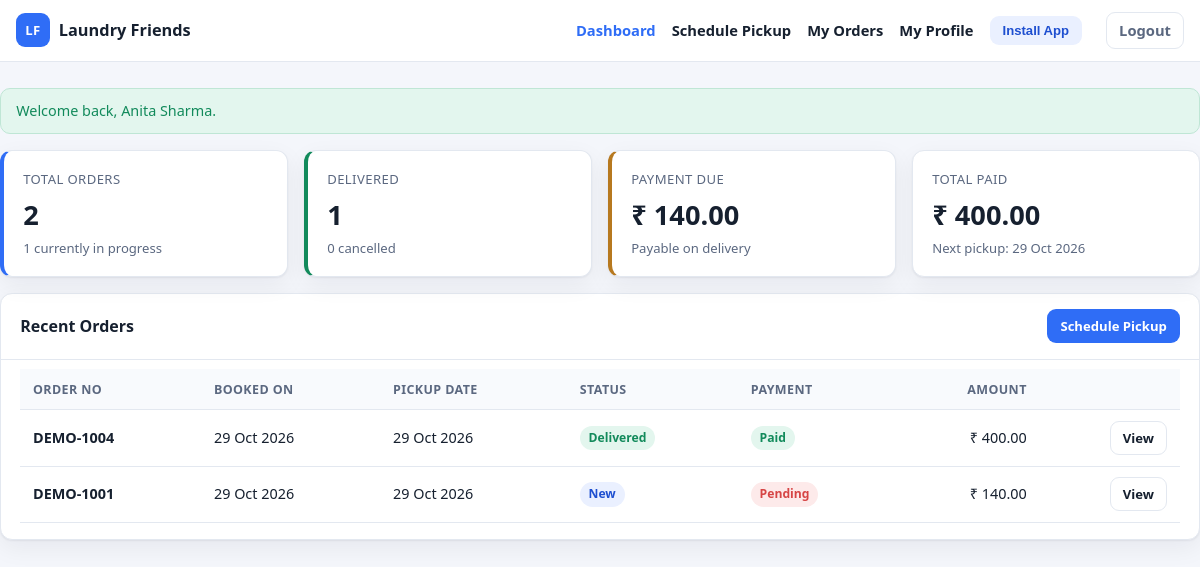
The page /customer/index.php (signed in) on the database its author committed.
### tables this page shows
CREATE TABLE IF NOT EXISTS customers (
  id INT UNSIGNED AUTO_INCREMENT PRIMARY KEY,
  user_id INT UNSIGNED NULL,
  name VARCHAR(100) NOT NULL,
  phone VARCHAR(20) NOT NULL,
  phone_key VARCHAR(20) NULL,
  email VARCHAR(150) NULL,
  address TEXT NULL,
  landmark VARCHAR(150) NULL,
  city VARCHAR(80) NULL,
  pincode VARCHAR(10) NULL,
  latitude DECIMAL(10,7) NULL,
  longitude DECIMAL(10,7) NULL,
  place_id VARCHAR(255) NULL,
  notes TEXT NULL,
  created_by INT UNSIGNED NULL,
  created_at DATETIME NOT NULL DEFAULT CURRENT_TIMESTAMP,
  updated_at DATETIME NOT NULL DEFAULT CURRENT_TIMESTAMP ON UPDATE CURRENT_TIMESTAMP,
  UNIQUE KEY uq_customers_user (user_id),
  UNIQUE KEY uq_customers_phone_key (phone_key),
  KEY idx_customers_phone (phone)
);

CREATE TABLE IF NOT EXISTS users (
  id INT UNSIGNED AUTO_INCREMENT PRIMARY KEY,
  role ENUM('super_admin','admin','staff','customer') NOT NULL DEFAULT 'customer',
  name VARCHAR(100) NOT NULL,
  email VARCHAR(150) NULL,
  phone VARCHAR(20) NULL,
  phone_key VARCHAR(20) NULL,
  password_hash VARCHAR(255) NOT NULL,
  is_active TINYINT(1) NOT NULL DEFAULT 1,
  must_change_password TINYINT(1) NOT NULL DEFAULT 0,
  last_login_at DATETIME NULL,
  created_by INT UNSIGNED NULL,
  created_at DATETIME NOT NULL DEFAULT CURRENT_TIMESTAMP,
  updated_at DATETIME NOT NULL DEFAULT CURRENT_TIMESTAMP ON UPDATE CURRENT_TIMESTAMP,
  UNIQUE KEY uq_users_email (email),
  UNIQUE KEY uq_users_phone_key (phone_key),
  KEY idx_users_role (role),
  KEY idx_users_active (is_active)
);

CREATE TABLE IF NOT EXISTS orders (
  id INT UNSIGNED AUTO_INCREMENT PRIMARY KEY,
  order_number VARCHAR(30) NOT NULL,
  customer_id INT UNSIGNED NOT NULL,
  source ENUM('customer','admin') NOT NULL DEFAULT 'admin',
  pricing_mode ENUM('per_item','per_kg') NOT NULL DEFAULT 'per_item',
  status ENUM('new','pickup_assigned','picked_up','processing','ready_for_delivery','out_for_delivery','delivered','cancelled') NOT NULL DEFAULT 'new',
  payment_status ENUM('pending','partial','paid') NOT NULL DEFAULT 'pending',
  order_date DATE NOT NULL,
  scheduled_pickup_date DATE NULL,
  scheduled_delivery_date DATE NULL,
  contact_name VARCHAR(100) NOT NULL,
  contact_phone VARCHAR(20) NOT NULL,
  delivery_address TEXT NOT NULL,
  pickup_latitude DECIMAL(10,7) NULL,
  pickup_longitude DECIMAL(10,7) NULL,
  pickup_place_id VARCHAR(255) NULL,
  pickup_staff_id INT UNSIGNED NULL,
  delivery_staff_id INT UNSIGNED NULL,
  pickup_assigned_at DATETIME NULL,
  delivery_assigned_at DATETIME NULL,
  pickup_completed_at DATETIME NULL,
  delivery_completed_at DATETIME NULL,
  subtotal DECIMAL(12,2) NOT NULL DEFAULT 0,
  discount_amount DECIMAL(12,2) NOT NULL DEFAULT 0,
  delivery_charge DECIMAL(12,2) NOT NULL DEFAULT 0,
  tax_amount DECIMAL(12,2) NOT NULL DEFAULT 0,
  total_amount DECIMAL(12,2) NOT NULL DEFAULT 0,
  paid_amount DECIMAL(12,2) NOT NULL DEFAULT 0,
  notes TEXT NULL,
  staff_notes TEXT NULL,
  created_by INT UNSIGNED NULL,
  created_at DATETIME NOT NULL DEFAULT CURRENT_TIMESTAMP,
  updated_at DATETIME NOT NULL DEFAULT CURRENT_TIMESTAMP ON UPDATE CURRENT_TIMESTAMP,
  UNIQUE KEY uq_orders_number (order_number),
  KEY idx_orders_customer (customer_id),
  KEY idx_orders_status (status),
  KEY idx_orders_pickup_staff (pickup_staff_id),
  KEY idx_orders_delivery_staff (delivery_staff_id),
  KEY idx_orders_payment (payment_status),
  KEY idx_orders_date (order_date)
);

### config/db.php (called while the page is built, shortened)
<?php
function db(): PDO
{
    static $pdo = null;
    if ($pdo instanceof PDO) {
        return $pdo;
    }
    $dsn = 'mysql:host=' . DB_HOST . ';port=' . DB_PORT . ';dbname=' . DB_NAME . ';charset=utf8mb4';
    try {
        $pdo = new PDO($dsn, DB_USER, DB_PASS, [
            PDO::ATTR_ERRMODE => PDO::ERRMODE_EXCEPTION,
            PDO::ATTR_DEFAULT_FETCH_MODE => PDO::FETCH_ASSOC,
            PDO::ATTR_EMULATE_PREPARES => false,
        ]);
        $pdo->exec("SET time_zone = '" . DB_TIMEZONE . "'");
    } catch (PDOException $e) {
        app_log_throwable($e);
        throw new RuntimeException('Database connection failed. Please try again in a moment.', 0, $e);
    }
    return $pdo;
}
function db_all(string $sql, array $params = []): array
{
    $stmt = db()->prepare($sql);
    $stmt->execute($params);
    return $stmt->fetchAll();
}
function db_row(string $sql, array $params = []): ?array
{
    $stmt = db()->prepare($sql);
    $stmt->execute($params);
    $row = $stmt->fetch();
    return $row === false ? null : $row;
}
function db_value(string $sql, array $params = [], mixed $default = null): mixed
{
    $stmt = db()->prepare($sql);
    $stmt->execute($params);
    $value = $stmt->fetchColumn();
    return $value === false ? $default : $value;
}

### config/auth.php (called while the page is built, shortened)
<?php
function current_user(): ?array
{
    static $user = null;
    static $loaded = false;
    if ($loaded) {
        return $user;
    }
    $user = db_row('SELECT * FROM users WHERE id = ? AND is_active = 1', [(int) $_SESSION['user_id']]);
    return $user;
}
function require_login(bool $allowPasswordChange = false): array
{
    $user = current_user();
    return $user;
}
function require_roles(array $roles): array
{
    $user = require_login();
    return $user;
}
function require_customer(): array
{
    return require_roles(['customer']);
}

### includes/orders.php (called while the page is built, shortened)
<?php
function customer_for_user(int $userId): ?array
{
    return db_row('SELECT * FROM customers WHERE user_id = ?', [$userId]);
}
function order_summary_counts(string $where = '1=1', array $params = []): array
{
    $rows = db_all("SELECT status, COUNT(*) AS total FROM orders WHERE {$where} GROUP BY status", $params);
    $counts = array_fill_keys(array_keys(order_statuses()), 0);
    foreach ($rows as $row) {
        $counts[$row['status']] = (int) $row['total'];
    }
    $counts['total'] = array_sum($counts);
    return $counts;
}

### config/helpers.php (called while the page is built, shortened)
<?php
function e(?string $value): string
{
    return htmlspecialchars((string) $value, ENT_QUOTES | ENT_SUBSTITUTE, 'UTF-8');
}
function url(string $path = ''): string
{
    return BASE_URL . '/' . ltrim($path, '/');
}
function money(float $amount): string
{
    return APP_CURRENCY . ' ' . number_format($amount, 2);
}
function order_statuses(): array
{
    return [
        'new' => 'New',
        'pickup_assigned' => 'Pickup Assigned',
        'picked_up' => 'Picked Up',
        'processing' => 'Processing',
        'ready_for_delivery' => 'Ready for Delivery',
        'out_for_delivery' => 'Out for Delivery',
        'delivered' => 'Delivered',
        'cancelled' => 'Cancelled',
    ];
}
function order_status_label(string $status): string
{
    $all = order_statuses();
    return $all[$status] ?? ucwords(str_replace('_', ' ', $status));
}
function payment_statuses(): array
{
    return [
        'pending' => 'Pending',
        'partial' => 'Partially Paid',
        'paid' => 'Paid',
    ];
}
function payment_status_label(string $status): string
{
    $all = payment_statuses();
    return $all[$status] ?? ucfirst($status);
}
function format_date(?string $date): string
{
    $ts = strtotime($date);
    return $ts === false ? '—' : date('d M Y', $ts);
}
function status_badge(string $status): string
{
    $map = [
        'new' => 'badge-info',
        'pickup_assigned' => 'badge-info',
        'picked_up' => 'badge-purple',
        'processing' => 'badge-purple',
        'ready_for_delivery' => 'badge-warn',
        'out_for_delivery' => 'badge-warn',
        'delivered' => 'badge-success',
        'cancelled' => 'badge-muted',
        'pending' => 'badge-danger',
        'partial' => 'badge-warn',
        'paid' => 'badge-success',
    ];
    return $map[$status] ?? 'badge-muted';
}

### customer/index.php (the view, shortened to what this page needs)
<?php
require_once dirname(__DIR__) . '/bootstrap.php';
require_once dirname(__DIR__) . '/includes/layout.php';
require_once dirname(__DIR__) . '/includes/orders.php';
$user = require_customer();
$customer = customer_for_user((int) $user['id']);
$customerId = (int) $customer['id'];
$counts = order_summary_counts('customer_id = ?', [$customerId]);
$activeStatuses = ['new', 'pickup_assigned', 'picked_up', 'processing', 'ready_for_delivery', 'out_for_delivery'];
$active = (int) db_value(
    "SELECT COUNT(*) FROM orders WHERE customer_id = ? AND status IN ('" . implode("','", $activeStatuses) . "')",
    [$customerId],
    0
);
$totalSpent = (float) db_value("SELECT COALESCE(SUM(paid_amount), 0) FROM orders WHERE customer_id = ?", [$customerId], 0);
$due = (float) db_value(
    "SELECT COALESCE(SUM(total_amount - paid_amount), 0) FROM orders WHERE customer_id = ? AND payment_status <> 'paid' AND status <> 'cancelled'",
    [$customerId],
    0
);
$nextPickup = db_row(
    "SELECT order_number, scheduled_pickup_date FROM orders
     WHERE customer_id = ? AND status IN ('new','pickup_assigned') AND scheduled_pickup_date IS NOT NULL
     ORDER BY scheduled_pickup_date ASC LIMIT 1",
    [$customerId]
);
$recentOrders = db_all(
    'SELECT * FROM orders WHERE customer_id = ? ORDER BY id DESC LIMIT 6',
    [$customerId]
);
?>
<div class="card-grid mb-1">
    <div class="stat-card accent">
        <div class="label">Total Orders</div>
        <div class="value"><?= e((string) $counts['total']) ?></div>
        <div class="hint"><?= e((string) $active) ?> currently in progress</div>
    </div>
    <div class="stat-card green">
        <div class="label">Delivered</div>
        <div class="value"><?= e((string) $counts['delivered']) ?></div>
        <div class="hint"><?= e((string) $counts['cancelled']) ?> cancelled</div>
    </div>
    <div class="stat-card amber">
        <div class="label">Payment Due</div>
        <div class="value"><?= e(money($due)) ?></div>
        <div class="hint">Payable on delivery</div>
    </div>
    <div class="stat-card">
        <div class="label">Total Paid</div>
        <div class="value"><?= e(money($totalSpent)) ?></div>
        <div class="hint"><?= $nextPickup ? 'Next pickup: ' . e(format_date((string) $nextPickup['scheduled_pickup_date'])) : 'No pickup scheduled' ?></div>
    </div>
</div>
<div class="panel">
    <div class="panel-head">
        <h2>Recent Orders</h2>
        <a class="btn btn-sm" href="<?= e(url('customer/schedule-pickup.php')) ?>">Schedule Pickup</a>
    </div>
    <div class="panel-body tight">
        <?php if ($recentOrders === []): ?>
            <div class="empty-state">
                <strong>No orders yet</strong>
                Schedule your first pickup and we will take care of the rest.
            </div>
        <?php else: ?>
            <div class="table-wrap">
                <table class="data">
                    <thead>
                        <tr>
                            <th>Order No</th>
                            <th>Booked On</th>
                            <th>Pickup Date</th>
                            <th>Status</th>
                            <th>Payment</th>
                            <th class="num">Amount</th>
                            <th></th>
                        </tr>
                    </thead>
                    <tbody>
                    <?php foreach ($recentOrders as $order): ?>
                        <tr>
                            <td><strong><?= e($order['order_number']) ?></strong></td>
                            <td><?= e(format_date((string) $order['order_date'])) ?></td>
                            <td><?= e(format_date($order['scheduled_pickup_date'])) ?></td>
                            <td><span class="badge <?= e(status_badge((string) $order['status'])) ?>"><?= e(order_status_label((string) $order['status'])) ?></span></td>
                            <td><span class="badge <?= e(status_badge((string) $order['payment_status'])) ?>"><?= e(payment_status_label((string) $order['payment_status'])) ?></span></td>
                            <td class="num"><?= e(money((float) $order['total_amount'])) ?></td>
                            <td class="actions"><a class="btn btn-sm btn-ghost" href="<?= e(url('customer/order-view.php?id=' . (int) $order['id'])) ?>">View</a></td>
                        </tr>
                    <?php endforeach; ?>
                    </tbody>
                </table>
            </div>
        <?php endif; ?>
    </div>
</div>

### assets/css/app.css (style rules this page uses)
:root { --brand: #2f6df6; --brand-dark: #1e4fd0; --brand-soft: #eaf0ff; --ink: #16202f; --ink-soft: #5b6880; --line: #e3e8f0; --bg: #f4f6fb; --card: #ffffff; --green: #128a5b; --green-soft: #e3f6ee; --amber: #b7791f; --amber-soft: #fdf3e0; --red: #d64545; --red-soft: #fdeaea; --purple: #6b46c1; --purple-soft: #f0eaff; --radius: 12px; --shadow: 0 1px 2px rgba(16, 24, 40, .06), 0 8px 24px rgba(16, 24, 40, .06); }
* { box-sizing: border-box; }
html, body { margin: 0; padding: 0; }
body { font-family: "Segoe UI", Roboto, "Helvetica Neue", Arial, sans-serif; color: var(--ink); background: var(--bg); font-size: 15px; line-height: 1.55; -webkit-font-smoothing: antialiased; }
a { color: var(--brand); text-decoration: none; }
h1, h2, h3, h4 { margin: 0 0 .5rem; line-height: 1.25; }
h2 { font-size: 1.35rem; }
.btn { display: inline-flex; align-items: center; justify-content: center; gap: .4rem; padding: .58rem 1.05rem; border-radius: 9px; border: 1px solid transparent; background: var(--brand); color: #fff; font-size: .92rem; font-weight: 600; cursor: pointer; transition: .15s ease; text-decoration: none; white-space: nowrap; }
.btn-sm { padding: .38rem .75rem; font-size: .82rem; }
.btn-ghost { background: transparent; color: var(--ink); border-color: var(--line); }
.card-grid { display: grid; grid-template-columns: repeat(auto-fit, minmax(210px, 1fr)); gap: 1rem; }
.stat-card { background: #fff; border: 1px solid var(--line); border-radius: var(--radius); padding: 1.1rem 1.2rem; box-shadow: var(--shadow); }
.stat-card .label { color: var(--ink-soft); font-size: .82rem; text-transform: uppercase; letter-spacing: .4px; }
.stat-card .value { font-size: 1.7rem; font-weight: 700; margin: .3rem 0 .1rem; }
.stat-card .hint { color: var(--ink-soft); font-size: .82rem; }
.stat-card.accent { border-left: 4px solid var(--brand); }
.stat-card.green { border-left: 4px solid var(--green); }
.stat-card.amber { border-left: 4px solid var(--amber); }
.panel { background: #fff; border: 1px solid var(--line); border-radius: var(--radius); box-shadow: var(--shadow); margin-bottom: 1.2rem; }
.panel-head { padding: .95rem 1.2rem; border-bottom: 1px solid var(--line); display: flex; align-items: center; justify-content: space-between; gap: .8rem; flex-wrap: wrap; }
.panel-head h2, .panel-head h3 { margin: 0; font-size: 1rem; }
.panel-body { padding: 1.2rem; }
.panel-body.tight { padding: .6rem 1.2rem 1rem; }
.table-wrap { overflow-x: auto; }
table.data { width: 100%; border-collapse: collapse; font-size: .9rem; }
table.data th, table.data td { padding: .65rem .8rem; text-align: left; border-bottom: 1px solid var(--line); vertical-align: middle; }
table.data thead th { background: #f8fafd; color: var(--ink-soft); font-size: .78rem; text-transform: uppercase; letter-spacing: .4px; font-weight: 600; white-space: nowrap; }
table.data td.num, table.data th.num { text-align: right; }
table.data .actions { white-space: nowrap; text-align: right; }
.badge { display: inline-block; padding: .18rem .55rem; border-radius: 999px; font-size: .76rem; font-weight: 600; white-space: nowrap; }
.badge-info { background: var(--brand-soft); color: var(--brand-dark); }
.badge-success { background: var(--green-soft); color: var(--green); }
.badge-danger { background: var(--red-soft); color: var(--red); }
.mb-1 { margin-bottom: 1rem; }

### rows shown on the page
customers: id "1"
users: is_active "1", must_change_password "0"
orders: scheduled_pickup_date "29 Oct 2026", order_number "DEMO-1001", order_date "29 Oct 2026", status "New", payment_status "Pending", total_amount "₹ 140.00"
orders: order_number "DEMO-1004", order_date "29 Oct 2026", scheduled_pickup_date "29 Oct 2026", status "Delivered", payment_status "Paid", total_amount "₹ 400.00"

### other values the page prints
APP_NAME "Laundry Friends"
$item['label'] "Dashboard"
$item['label'] "Schedule Pickup"
$item['label'] "My Orders"
$item['label'] "My Profile"
$flash['message'] "Welcome back, Anita Sharma."
$counts['total'] "2"
money($due) "₹ 140.00"
money($totalSpent) "₹ 400.00"
